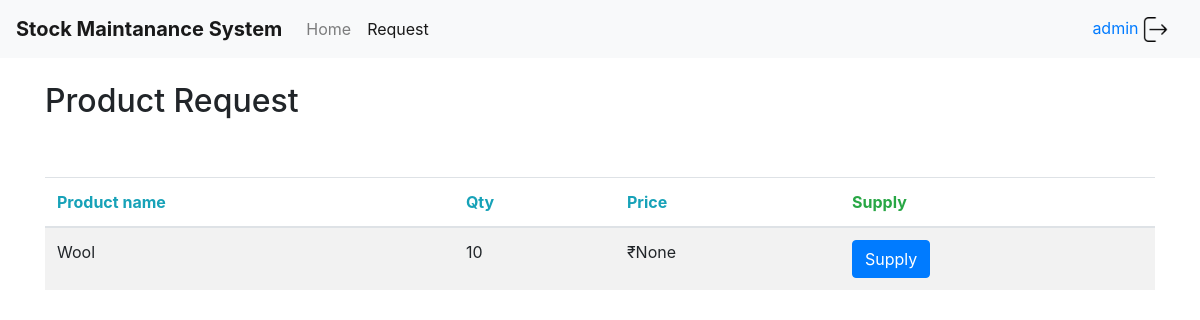
The page /request (signed in) on the database its author committed.
### tables this page shows
CREATE TABLE request (requestID integer primary key,requestName text,
                                        requestQTY interger, requestPrice integer);

### app.py (the view)
@app.route("/request",methods=["GET","POST"])
def supplierRequest():
   con = sql.connect("database.sqlite")
   con.row_factory = sql.Row
   cur = con.cursor()
   cur.execute("select * from request")
   rows = cur.fetchall();
   return  render_template('supplier_req.html',rows = rows,user=session["name"])

### templates/supplier_req.html (shortened to what this page needs)
<!DOCTYPE html>
<html>
<head>
	<link rel="stylesheet" href="https://stackpath.bootstrapcdn.com/bootstrap/4.1.3/css/bootstrap.min.css">
</head>
<body>
				<nav class="navbar navbar-expand-lg navbar-light bg-light">
			  <a class="navbar-brand" href="#"><b>Stock Maintanance System</b></a>
			  <div class="collapse navbar-collapse" id="navbarNavAltMarkup">
			    <div class="navbar-nav">
                    <a class="nav-item nav-link" href="/supplier">Home</a>
                    <a class="nav-item nav-link active" href="/request">Request <span class="sr-only">(current)</span></a>
			    </div>
			  </div>
        <a class="nav-item nav-link" href="{{url_for('login_page.a_logout')}}">{{user}} <img src={{url_for('static',filename='logout.png')}} width="25" height="25"></a>
			</nav>
<div class="container">
  <h2>Product Request</h2>
  <table class="table table-striped">
    <thead>
      <tr>
        <th class="text-info">Product name</th>
        <th class="text-info">Qty</th>
        <th class="text-info">Price</th>
        <th class="text-success">Supply</th>
      </tr>
    </thead>
    <tbody>
       {% for row in rows %}
            <tr>
               <td>{{row["requestName"]}}</td>
               <td>{{row['requestQTY']}}</td>
               <td>₹{{row['requestPrice']}}</td>
               <td>
                {% if (row['requestPrice']) %}
                <a><button class="btn btn-success" OnClick='addModal({{row["requestID"]}},"{{row["requestName"]}}","{{row["requestQTY"]}}","{{row["requestPrice"]}}");'>Add</button></a></td>
            {% else %}
                <a><button class="btn btn-primary" OnClick='showModal({{row["requestID"]}},"{{row["requestName"]}}","{{row["requestQTY"]}}","{{row["requestPrice"]}}");'>Supply</button></a></td>
            {% endif %}
            </tr>
         {% endfor %}
    </tbody>
  </table>
</div>
</body>
</html>

### rows shown on the page
request: requestName "Wool", requestQTY "10", requestPrice "None"

### other values the page prints
{{ user }} "admin"
